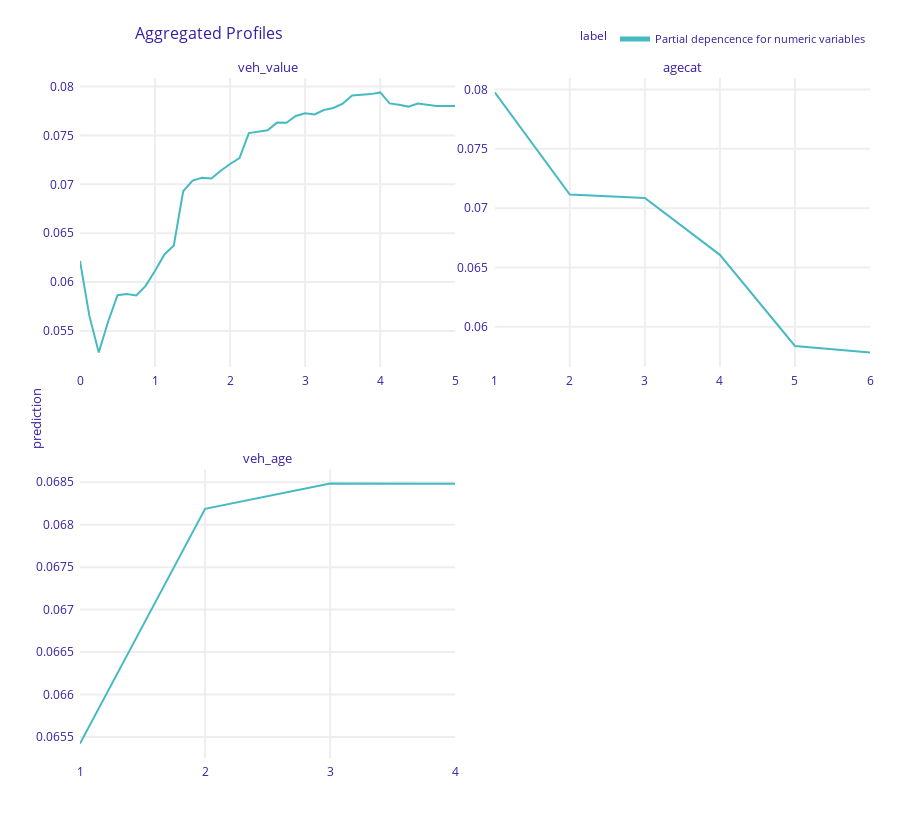
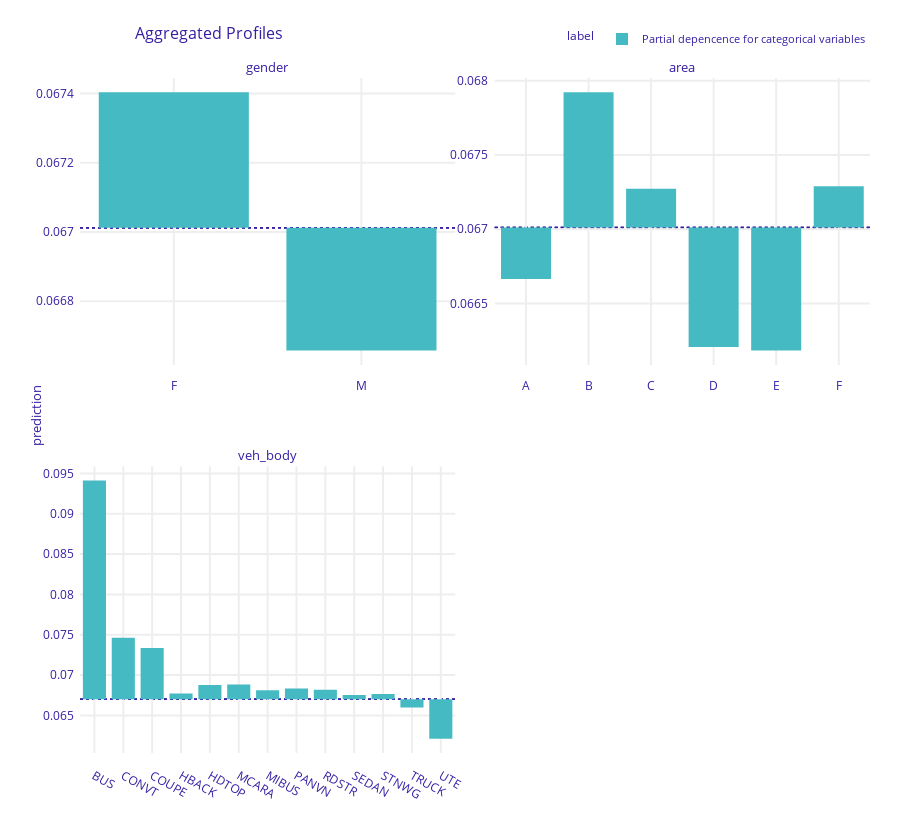

Here is the notebook cell these charts were saved with, in order:
### Code cell
# Partial dependence plots
# Note: As soon as sklearn.inspect.PartialDependenceDisplay
# allows for passing a character grid, it is an option as well.
import dalex as dx

# Define explainer
exp = dx.Explainer(
    search,
    data=df_train,
    predict_function=lambda m, X: m.predict_proba(X)[:, 1],
    verbose=False,
)

# Plots
num_eval_at = {
    "veh_value": np.linspace(0, 5, 41),
    "agecat": sorted(car["agecat"].unique()),
    "veh_age": sorted(car["veh_age"].unique()),
}
pdp_num = exp.model_profile(
    variable_splits=num_eval_at,
    label="Partial depencence for numeric variables",
    verbose=False,
)
pdp_num.plot(facet_scales="free")

pdp_cat = exp.model_profile(
    variable_type="categorical",
    variable_splits=dict(zip(ord_vars, ord_levels)),
    label="Partial depencence for categorical variables",
    verbose=False,
)
pdp_cat.plot(facet_scales="free")

### Figure 1 — Plotly figure (JSON) as saved in the notebook; plotly's stock layout.template omitted (floating-point values rounded to 4 significant figures)
{"data": [{"customdata": [[0.06803, "Partial depencence for numeric variables", "veh_value"], [0.06803, "Partial depencence for numeric variables", "veh_value"], [0.06803, "Partial depencence for numeric variables", "veh_value"], [0.06803, "Partial depencence for numeric variables", "veh_value"], [0.06803, "Partial depencence for numeric variables", "veh_value"], [0.06803, "Partial depencence for numeric variables", "veh_value"], [0.06803, "Partial depencence for numeric variables", "veh_value"], [0.06803, "Partial depencence for numeric variables", "veh_value"], [0.06803, "Partial depencence for numeric variables", "veh_value"], [0.06803, "Partial depencence for numeric variables", "veh_value"], [0.06803, "Partial depencence for numeric variables", "veh_value"], [0.06803, "Partial depencence for numeric variables", "veh_value"], [0.06803, "Partial depencence for numeric variables", "veh_value"], [0.06803, "Partial depencence for numeric variables", "veh_value"], [0.06803, "Partial depencence for numeric variables", "veh_value"], [0.06803, "Partial depencence for numeric variables", "veh_value"], [0.06803, "Partial depencence for numeric variables", "veh_value"], [0.06803, "Partial depencence for numeric variables", "veh_value"], [0.06803, "Partial depencence for numeric variables", "veh_value"], [0.06803, "Partial depencence for numeric variables", "veh_value"], [0.06803, "Partial depencence for numeric variables", "veh_value"], [0.06803, "Partial depencence for numeric variables", "veh_value"], [0.06803, "Partial depencence for numeric variables", "veh_value"], [0.06803, "Partial depencence for numeric variables", "veh_value"], [0.06803, "Partial depencence for numeric variables", "veh_value"], [0.06803, "Partial depencence for numeric variables", "veh_value"], [0.06803, "Partial depencence for numeric variables", "veh_value"], [0.06803, "Partial depencence for numeric variables", "veh_value"], [0.06803, "Partial depencence for numeric variables", "veh_value"], [0.06803, "Partial depencence for numeric variables", "veh_value"], [0.06803, "Partial depencence for numeric variables", "veh_value"], [0.06803, "Partial depencence for numeric variables", "veh_value"], [0.06803, "Partial depencence for numeric variables", "veh_value"], [0.06803, "Partial depencence for numeric variables", "veh_value"], [0.06803, "Partial depencence for numeric variables", "veh_value"], [0.06803, "Partial depencence for numeric variables", "veh_value"], [0.06803, "Partial depencence for numeric variables", "veh_value"], [0.06803, "Partial depencence for numeric variables", "veh_value"], [0.06803, "Partial depencence for numeric variables", "veh_value"], [0.06803, "Partial depencence for numeric variables", "veh_value"], [0.06803, "Partial depencence for numeric variables", "veh_value"]], "hovertemplate": "<b>%{hovertext}</b><br><br>prediction=%{y:.3f}<br>mean_prediction=%{customdata[0]:.3f}<extra></extra>", "hovertext": ["Partial depencence for numeric variables", "Partial depencence for numeric variables", "Partial depencence for numeric variables", "Partial depencence for numeric variables", "Partial depencence for numeric variables", "Partial depencence for numeric variables", "Partial depencence for numeric variables", "Partial depencence for numeric variables", "Partial depencence for numeric variables", "Partial depencence for numeric variables", "Partial depencence for numeric variables", "Partial depencence for numeric variables", "Partial depencence for numeric variables", "Partial depencence for numeric variables", "Partial depencence for numeric variables", "Partial depencence for numeric variables", "Partial depencence for numeric variables", "Partial depencence for numeric variables", "Partial depencence for numeric variables", "Partial depencence for numeric variables", "Partial depencence for numeric variables", "Partial depencence for numeric variables", "Partial depencence for numeric variables", "Partial depencence for numeric variables", "Partial depencence for numeric variables", "Partial depencence for numeric variables", "Partial depencence for numeric variables", "Partial depencence for numeric variables", "Partial depencence for numeric variables", "Partial depencence for numeric variables", "Partial depencence for numeric variables", "Partial depencence for numeric variables", "Partial depencence for numeric variables", "Partial depencence for numeric variables", "Partial depencence for numeric variables", "Partial depencence for numeric variables", "Partial depencence for numeric variables", "Partial depencence for numeric variables", "Partial depencence for numeric variables", "Partial depencence for numeric variables", "Partial depencence for numeric variables"], "legendgroup": "Partial depencence for numeric variables", "line": {"color": "#46bac2", "dash": "solid", "width": 2}, "marker": {"symbol": "circle"}, "mode": "lines", "name": "Partial depencence for numeric variables", "opacity": 1, "orientation": "v", "showlegend": true, "type": "scatter", "x": [0, 0.125, 0.25, 0.375, 0.5, 0.625, 0.75, 0.875, 1, 1.125, 1.25, 1.375, 1.5, 1.625, 1.75, 1.875, 2, 2.125, 2.25, 2.375, 2.5, 2.625, 2.75, 2.875, 3, 3.125, 3.25, 3.375, 3.5, 3.625, 3.75, 3.875, 4, 4.125, 4.25, 4.375, 4.5, 4.625, 4.75, 4.875, 5], "xaxis": "x3", "y": [0.06216, 0.05654, 0.05279, 0.05597, 0.05866, 0.05879, 0.05863, 0.05962, 0.06116, 0.06282, 0.06374, 0.06928, 0.07038, 0.07068, 0.0706, 0.07139, 0.07208, 0.07269, 0.07524, 0.07539, 0.07552, 0.07631, 0.07629, 0.07699, 0.07726, 0.07714, 0.0776, 0.07781, 0.07824, 0.07909, 0.07915, 0.07922, 0.07939, 0.07828, 0.07815, 0.07795, 0.07825, 0.0781, 0.07801, 0.07801, 0.07801], "yaxis": "y3"}, {"customdata": [[0.06803, "Partial depencence for numeric variables", "agecat"], [0.06803, "Partial depencence for numeric variables", "agecat"], [0.06803, "Partial depencence for numeric variables", "agecat"], [0.06803, "Partial depencence for numeric variables", "agecat"], [0.06803, "Partial depencence for numeric variables", "agecat"], [0.06803, "Partial depencence for numeric variables", "agecat"]], "hovertemplate": "<b>%{hovertext}</b><br><br>prediction=%{y:.3f}<br>mean_prediction=%{customdata[0]:.3f}<extra></extra>", "hovertext": ["Partial depencence for numeric variables", "Partial depencence for numeric variables", "Partial depencence for numeric variables", "Partial depencence for numeric variables", "Partial depencence for numeric variables", "Partial depencence for numeric variables"], "legendgroup": "Partial depencence for numeric variables", "line": {"color": "#46bac2", "dash": "solid", "width": 2}, "marker": {"symbol": "circle"}, "mode": "lines", "name": "Partial depencence for numeric variables", "opacity": 1, "orientation": "v", "showlegend": false, "type": "scatter", "x": [1, 2, 3, 4, 5, 6], "xaxis": "x4", "y": [0.07976, 0.07114, 0.07086, 0.06606, 0.05837, 0.05782], "yaxis": "y4"}, {"customdata": [[0.06803, "Partial depencence for numeric variables", "veh_age"], [0.06803, "Partial depencence for numeric variables", "veh_age"], [0.06803, "Partial depencence for numeric variables", "veh_age"], [0.06803, "Partial depencence for numeric variables", "veh_age"]], "hovertemplate": "<b>%{hovertext}</b><br><br>prediction=%{y:.3f}<br>mean_prediction=%{customdata[0]:.3f}<extra></extra>", "hovertext": ["Partial depencence for numeric variables", "Partial depencence for numeric variables", "Partial depencence for numeric variables", "Partial depencence for numeric variables"], "legendgroup": "Partial depencence for numeric variables", "line": {"color": "#46bac2", "dash": "solid", "width": 2}, "marker": {"symbol": "circle"}, "mode": "lines", "name": "Partial depencence for numeric variables", "opacity": 1, "orientation": "v", "showlegend": false, "type": "scatter", "x": [1, 2, 3, 4], "xaxis": "x", "y": [0.06542, 0.06819, 0.06849, 0.06848], "yaxis": "y"}], "layout": {"annotations": [{"font": {"size": 13}, "showarrow": false, "text": "veh_age", "x": 0.2375, "xanchor": "center", "xref": "paper", "y": 0.425, "yanchor": "bottom", "yref": "paper"}, {"font": {"size": 13}, "showarrow": false, "text": "veh_value", "x": 0.2375, "xanchor": "center", "xref": "paper", "y": 1, "yanchor": "bottom", "yref": "paper"}, {"font": {"size": 13}, "showarrow": false, "text": "agecat", "x": 0.7625, "xanchor": "center", "xref": "paper", "y": 1, "yanchor": "bottom", "yref": "paper"}, {"font": {"size": 13}, "showarrow": false, "text": "prediction", "textangle": -90, "x": -0.07, "xref": "paper", "y": 0.5, "yref": "paper"}], "font": {"color": "#371ea3"}, "height": 829, "hovermode": "x unified", "legend": {"font": {"size": 11}, "itemsizing": "constant", "orientation": "h", "title": {"font": {"size": 12}, "text": "label"}, "tracegroupgap": 0, "x": 1, "xanchor": "right", "y": 1.036, "yanchor": "bottom"}, "margin": {"b": 71, "r": 30, "t": 78}, "title": {"font": {"size": 16}, "text": "Aggregated Profiles", "x": 0.15}, "xaxis": {"anchor": "y", "automargin": true, "domain": [0, 0.475], "fixedrange": true, "gridwidth": 2, "showticklabels": true, "tickcolor": "white", "ticklen": 3, "ticks": "outside", "title": {"text": ""}, "type": "linear", "zeroline": false}, "xaxis2": {"anchor": "y2", "automargin": true, "domain": [0.525, 1], "fixedrange": true, "gridwidth": 2, "showticklabels": true, "tickcolor": "white", "ticklen": 3, "ticks": "outside", "title": {"text": ""}, "type": "linear", "zeroline": false}, "xaxis3": {"anchor": "y3", "automargin": true, "domain": [0, 0.475], "fixedrange": true, "gridwidth": 2, "showticklabels": true, "tickcolor": "white", "ticklen": 3, "ticks": "outside", "title": {"text": ""}, "type": "linear", "zeroline": false}, "xaxis4": {"anchor": "y4", "automargin": true, "domain": [0.525, 1], "fixedrange": true, "gridwidth": 2, "showticklabels": true, "tickcolor": "white", "ticklen": 3, "ticks": "outside", "title": {"text": ""}, "type": "linear", "zeroline": false}, "yaxis": {"anchor": "x", "automargin": true, "domain": [0, 0.425], "fixedrange": true, "gridwidth": 2, "showticklabels": true, "tickcolor": "white", "ticklen": 3, "ticks": "outside", "title": {"text": ""}, "type": "linear", "zeroline": false}, "yaxis2": {"anchor": "x2", "automargin": true, "domain": [0, 0.425], "fixedrange": true, "gridwidth": 2, "showticklabels": true, "tickcolor": "white", "ticklen": 3, "ticks": "outside", "title": {"text": ""}, "type": "linear", "zeroline": false}, "yaxis3": {"anchor": "x3", "automargin": true, "domain": [0.575, 1], "fixedrange": true, "gridwidth": 2, "showticklabels": true, "tickcolor": "white", "ticklen": 3, "ticks": "outside", "title": {"text": ""}, "type": "linear", "zeroline": false}, "yaxis4": {"anchor": "x4", "automargin": true, "domain": [0.575, 1], "fixedrange": true, "gridwidth": 2, "showticklabels": true, "tickcolor": "white", "ticklen": 3, "ticks": "outside", "title": {"text": ""}, "type": "linear", "zeroline": false}}}

### Figure 2 — Plotly figure (JSON) as saved in the notebook; plotly's stock layout.template omitted (floating-point values rounded to 4 significant figures)
{"data": [{"alignmentgroup": "True", "base": [0.06701, 0.06701], "customdata": [[0.0674, "Partial depencence for categorical variables", "gender"], [0.06666, "Partial depencence for categorical variables", "gender"]], "hovertemplate": "<b>%{hovertext}</b><br><br>mean_prediction=%{base:.3f}<br>prediction=%{customdata[0]:.3f}<extra></extra>", "hovertext": ["Partial depencence for categorical variables", "Partial depencence for categorical variables"], "legendgroup": "Partial depencence for categorical variables", "marker": {"color": "#46bac2", "pattern": {"shape": ""}}, "name": "Partial depencence for categorical variables", "offsetgroup": "Partial depencence for categorical variables", "orientation": "v", "showlegend": true, "textposition": "auto", "type": "bar", "x": ["F", "M"], "xaxis": "x3", "y": [0.0003908, -0.0003545], "yaxis": "y3"}, {"alignmentgroup": "True", "base": [0.06701, 0.06701, 0.06701, 0.06701, 0.06701, 0.06701], "customdata": [[0.06666, "Partial depencence for categorical variables", "area"], [0.06792, "Partial depencence for categorical variables", "area"], [0.06727, "Partial depencence for categorical variables", "area"], [0.06621, "Partial depencence for categorical variables", "area"], [0.06618, "Partial depencence for categorical variables", "area"], [0.06729, "Partial depencence for categorical variables", "area"]], "hovertemplate": "<b>%{hovertext}</b><br><br>mean_prediction=%{base:.3f}<br>prediction=%{customdata[0]:.3f}<extra></extra>", "hovertext": ["Partial depencence for categorical variables", "Partial depencence for categorical variables", "Partial depencence for categorical variables", "Partial depencence for categorical variables", "Partial depencence for categorical variables", "Partial depencence for categorical variables"], "legendgroup": "Partial depencence for categorical variables", "marker": {"color": "#46bac2", "pattern": {"shape": ""}}, "name": "Partial depencence for categorical variables", "offsetgroup": "Partial depencence for categorical variables", "orientation": "v", "showlegend": false, "textposition": "auto", "type": "bar", "x": ["A", "B", "C", "D", "E", "F"], "xaxis": "x4", "y": [-0.0003473, 0.0009101, 0.0002615, -0.0008054, -0.0008288, 0.000278], "yaxis": "y4"}, {"alignmentgroup": "True", "base": [0.06701, 0.06701, 0.06701, 0.06701, 0.06701, 0.06701, 0.06701, 0.06701, 0.06701, 0.06701, 0.06701, 0.06701, 0.06701], "customdata": [[0.09413, "Partial depencence for categorical variables", "veh_body"], [0.07463, "Partial depencence for categorical variables", "veh_body"], [0.07335, "Partial depencence for categorical variables", "veh_body"], [0.06774, "Partial depencence for categorical variables", "veh_body"], [0.06877, "Partial depencence for categorical variables", "veh_body"], [0.06885, "Partial depencence for categorical variables", "veh_body"], [0.06814, "Partial depencence for categorical variables", "veh_body"], [0.06835, "Partial depencence for categorical variables", "veh_body"], [0.06819, "Partial depencence for categorical variables", "veh_body"], [0.06754, "Partial depencence for categorical variables", "veh_body"], [0.06767, "Partial depencence for categorical variables", "veh_body"], [0.06599, "Partial depencence for categorical variables", "veh_body"], [0.06213, "Partial depencence for categorical variables", "veh_body"]], "hovertemplate": "<b>%{hovertext}</b><br><br>mean_prediction=%{base:.3f}<br>prediction=%{customdata[0]:.3f}<extra></extra>", "hovertext": ["Partial depencence for categorical variables", "Partial depencence for categorical variables", "Partial depencence for categorical variables", "Partial depencence for categorical variables", "Partial depencence for categorical variables", "Partial depencence for categorical variables", "Partial depencence for categorical variables", "Partial depencence for categorical variables", "Partial depencence for categorical variables", "Partial depencence for categorical variables", "Partial depencence for categorical variables", "Partial depencence for categorical variables", "Partial depencence for categorical variables"], "legendgroup": "Partial depencence for categorical variables", "marker": {"color": "#46bac2", "pattern": {"shape": ""}}, "name": "Partial depencence for categorical variables", "offsetgroup": "Partial depencence for categorical variables", "orientation": "v", "showlegend": false, "textposition": "auto", "type": "bar", "x": ["BUS", "CONVT", "COUPE", "HBACK", "HDTOP", "MCARA", "MIBUS", "PANVN", "RDSTR", "SEDAN", "STNWG", "TRUCK", "UTE"], "xaxis": "x", "y": [0.02711, 0.007613, 0.006338, 0.0007239, 0.001761, 0.001839, 0.001127, 0.001337, 0.001178, 0.0005272, 0.0006576, -0.001022, -0.004887], "yaxis": "y"}], "layout": {"annotations": [{"font": {"size": 13}, "showarrow": false, "text": "veh_body", "x": 0.2375, "xanchor": "center", "xref": "paper", "y": 0.425, "yanchor": "bottom", "yref": "paper"}, {"font": {"size": 13}, "showarrow": false, "text": "gender", "x": 0.2375, "xanchor": "center", "xref": "paper", "y": 1, "yanchor": "bottom", "yref": "paper"}, {"font": {"size": 13}, "showarrow": false, "text": "area", "x": 0.7625, "xanchor": "center", "xref": "paper", "y": 1, "yanchor": "bottom", "yref": "paper"}, {"font": {"size": 13}, "showarrow": false, "text": "prediction", "textangle": -90, "x": -0.07, "xref": "paper", "y": 0.5, "yref": "paper"}], "barmode": "group", "font": {"color": "#371ea3"}, "height": 829, "hovermode": "x unified", "legend": {"font": {"size": 11}, "itemsizing": "constant", "orientation": "h", "title": {"font": {"size": 12}, "text": "label"}, "tracegroupgap": 0, "x": 1, "xanchor": "right", "y": 1.036, "yanchor": "bottom"}, "margin": {"b": 71, "r": 30, "t": 78}, "shapes": [{"layer": "below", "line": {"color": "#371ea3", "dash": "dot", "width": 1.5}, "type": "line", "x0": 0, "x1": 1, "xref": "x domain", "y0": 0.06701, "y1": 0.06701, "yref": "y"}, {"layer": "below", "line": {"color": "#371ea3", "dash": "dot", "width": 1.5}, "type": "line", "x0": 0, "x1": 1, "xref": "x3 domain", "y0": 0.06701, "y1": 0.06701, "yref": "y3"}, {"layer": "below", "line": {"color": "#371ea3", "dash": "dot", "width": 1.5}, "type": "line", "x0": 0, "x1": 1, "xref": "x4 domain", "y0": 0.06701, "y1": 0.06701, "yref": "y4"}, {"layer": "below", "line": {"color": "#371ea3", "dash": "dot", "width": 1.5}, "type": "line", "x0": 0, "x1": 1, "xref": "x domain", "y0": 0.06701, "y1": 0.06701, "yref": "y"}, {"layer": "below", "line": {"color": "#371ea3", "dash": "dot", "width": 1.5}, "type": "line", "x0": 0, "x1": 1, "xref": "x3 domain", "y0": 0.06701, "y1": 0.06701, "yref": "y3"}, {"layer": "below", "line": {"color": "#371ea3", "dash": "dot", "width": 1.5}, "type": "line", "x0": 0, "x1": 1, "xref": "x4 domain", "y0": 0.06701, "y1": 0.06701, "yref": "y4"}, {"layer": "below", "line": {"color": "#371ea3", "dash": "dot", "width": 1.5}, "type": "line", "x0": 0, "x1": 1, "xref": "x domain", "y0": 0.06701, "y1": 0.06701, "yref": "y"}, {"layer": "below", "line": {"color": "#371ea3", "dash": "dot", "width": 1.5}, "type": "line", "x0": 0, "x1": 1, "xref": "x3 domain", "y0": 0.06701, "y1": 0.06701, "yref": "y3"}, {"layer": "below", "line": {"color": "#371ea3", "dash": "dot", "width": 1.5}, "type": "line", "x0": 0, "x1": 1, "xref": "x4 domain", "y0": 0.06701, "y1": 0.06701, "yref": "y4"}], "title": {"font": {"size": 16}, "text": "Aggregated Profiles", "x": 0.15}, "xaxis": {"anchor": "y", "automargin": true, "domain": [0, 0.475], "fixedrange": true, "gridwidth": 2, "showticklabels": true, "tickcolor": "white", "ticklen": 10, "ticks": "outside", "title": {"text": ""}, "type": "category"}, "xaxis2": {"anchor": "y2", "automargin": true, "domain": [0.525, 1], "fixedrange": true, "gridwidth": 2, "showticklabels": true, "tickcolor": "white", "ticklen": 10, "ticks": "outside", "title": {"text": ""}, "type": "category"}, "xaxis3": {"anchor": "y3", "automargin": true, "domain": [0, 0.475], "fixedrange": true, "gridwidth": 2, "showticklabels": true, "tickcolor": "white", "ticklen": 10, "ticks": "outside", "title": {"text": ""}, "type": "category"}, "xaxis4": {"anchor": "y4", "automargin": true, "domain": [0.525, 1], "fixedrange": true, "gridwidth": 2, "showticklabels": true, "tickcolor": "white", "ticklen": 10, "ticks": "outside", "title": {"text": ""}, "type": "category"}, "yaxis": {"anchor": "x", "automargin": true, "domain": [0, 0.425], "fixedrange": true, "gridwidth": 2, "showticklabels": true, "tickcolor": "white", "ticklen": 3, "ticks": "outside", "title": {"text": ""}, "type": "linear", "zeroline": false}, "yaxis2": {"anchor": "x2", "automargin": true, "domain": [0, 0.425], "fixedrange": true, "gridwidth": 2, "showticklabels": true, "tickcolor": "white", "ticklen": 3, "ticks": "outside", "title": {"text": ""}, "type": "linear", "zeroline": false}, "yaxis3": {"anchor": "x3", "automargin": true, "domain": [0.575, 1], "fixedrange": true, "gridwidth": 2, "showticklabels": true, "tickcolor": "white", "ticklen": 3, "ticks": "outside", "title": {"text": ""}, "type": "linear", "zeroline": false}, "yaxis4": {"anchor": "x4", "automargin": true, "domain": [0.575, 1], "fixedrange": true, "gridwidth": 2, "showticklabels": true, "tickcolor": "white", "ticklen": 3, "ticks": "outside", "title": {"text": ""}, "type": "linear", "zeroline": false}}}
